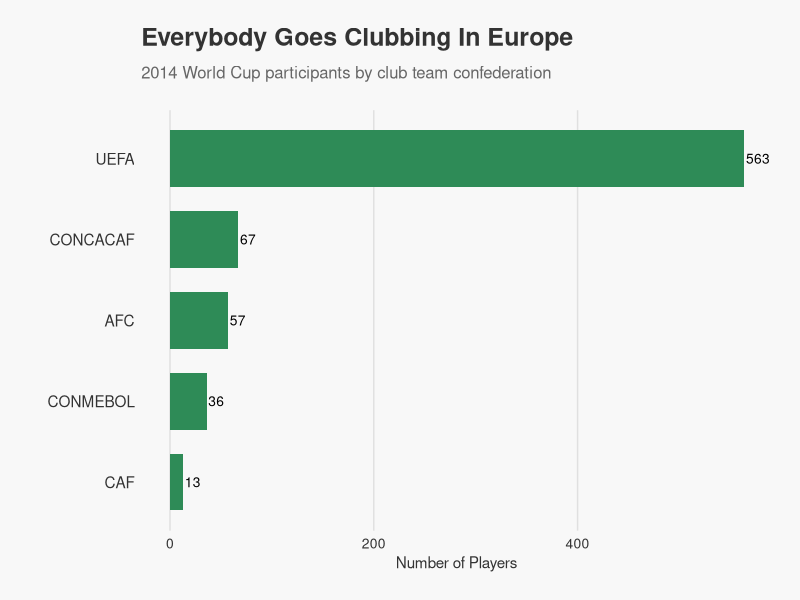

This figure's R source:
# Week 3 Assignment Setup
# Set working directory to the script's location
setwd(dirname(rstudioapi::getActiveDocumentContext()$path))

# Load required libraries
library(dplyr)
library(tidyr)
library(knitr)
library(kableExtra)
library(ggplot2)

# Set knitr options
knitr::opts_chunk$set(echo = TRUE, warning = FALSE, message = FALSE)

# Load the FIFA data
fifa_data <- read.csv("fifa_countries_audience-2.csv")

# Number of rows and columns as (rows, columns)
print(dim(fifa_data))

# Group by confederation
confederation_data <- fifa_data %>%
  group_by(confederation) %>%
  summarise(
    fifa_members = n(),  # Count of countries in each confederation
    global_population = sum(population_share, na.rm = TRUE),
    world_cup_tv_audience = sum(tv_audience_share, na.rm = TRUE),
    gdp_weighted_tv_audience = sum(gdp_weighted_share, na.rm = TRUE)
  )

# Print the confederation data
print(confederation_data)

# Calculate percentages for FIFA members, 
# new dataframe called confederation_percent
confederation_percent <- confederation_data %>%
  mutate(
    fifa_members_pct = round((fifa_members / sum(fifa_members)) * 100, 1),
    # drop fifa_members column
    fifa_members = NULL,
  )

# Print the confederation data with percentages
print(confederation_percent)

# Create a table with confederations in the specified order
confederation_table <- confederation_percent %>%
  mutate(confederation_label = case_when(
    confederation == "UEFA" ~ "UEFA (Europe)",
    confederation == "AFC" ~ "AFC (Asia)", 
    confederation == "CONCACAF" ~ "CONCACAF (N. America)",
    confederation == "CONMEBOL" ~ "CONMEBOL (S. America)",
    confederation == "CAF" ~ "CAF (Africa)",
    confederation == "OFC" ~ "OFC (Oceania)",
    TRUE ~ as.character(confederation)
  )) %>%
  # Reorder by the specified sequence
  mutate(confederation_label = factor(confederation_label, 
                                   levels = c("UEFA (Europe)", "AFC (Asia)", 
                                            "CONCACAF (N. America)", "CONMEBOL (S. America)",
                                            "CAF (Africa)", "OFC (Oceania)"))) %>%
  arrange(confederation_label) %>%
  select(confederation_label, fifa_members_pct, global_population, world_cup_tv_audience, gdp_weighted_tv_audience)

print("Confederation Table (in specified order):")
print(confederation_table)

# PART 2
player_data <- read.csv("player.csv")
map_data <- read.csv("country_map.csv")

# Keep only Country and Confederation columns from map_data
map_data <- map_data %>%
  select(Country, Confederation)
print(map_data)

# Keep only Club..country in player_data and rename to Country
player_data <- player_data %>%
  select(Club..country.) %>%
  rename(Country = Club..country.)
print(player_data)

# Fix club country name mismatches in player_data to 
# match map_data, Country is the column to fix
player_data <- player_data %>%
  mutate(Country = case_when(
    Country == "USA" ~ "United States",
    Country == "Ivory Coast" ~ "Côte d'Ivoire",
    Country == "Bosnia & Herzegovina" ~ "Bosnia and Herzegovina", 
    Country == "South Korea" ~ "Korea, South",
    Country == "China" ~ "Chinese Taipei",
    TRUE ~ Country
  ))

# Merge player_data and map_data on country_name
player_data <- player_data %>%
  left_join(map_data, by = "Country")

# Create the horizontal bar chart matching the original style
confederation_counts <- player_data %>%
  group_by(Confederation) %>%
  summarise(player_count = n()) %>%
  arrange(desc(player_count))

chart <- ggplot(confederation_counts, 
                aes(x = player_count, y = reorder(Confederation, player_count))) +
  geom_bar(stat = "identity", fill = "#2E8B57", width = 0.7) +
  geom_text(aes(label = player_count), hjust = -0.1, size = 3.5, color = "black") +
  labs(
    title = "Everybody Goes Clubbing In Europe",
    subtitle = "2014 World Cup participants by club team confederation",
    x = "Number of Players",
    y = ""
  ) +
  theme_minimal() +
  theme(
    plot.title = element_text(size = 18, face = "bold", color = "#333333", margin = margin(b = 10)),
    plot.subtitle = element_text(size = 12, color = "#666666", margin = margin(b = 20)),
    axis.text.y = element_text(size = 11, color = "#333333"),
    axis.text.x = element_text(size = 10, color = "#333333"),
    axis.title.x = element_text(size = 11, color = "#333333"),
    panel.grid.major.y = element_blank(),
    panel.grid.minor = element_blank(),
    panel.grid.major.x = element_line(color = "#E0E0E0", size = 0.5),
    plot.background = element_rect(fill = "#F8F8F8", color = NA),
    panel.background = element_rect(fill = "#F8F8F8", color = NA)
  ) +
  # Set wider and shorter dimensions
  theme(plot.margin = margin(20, 20, 20, 20))

# Set the plot dimensions
options(repr.plot.width = 12, repr.plot.height = 6)
print(chart)
